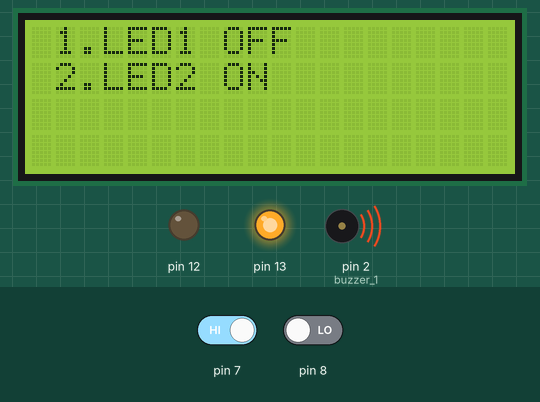
Recording of a sketch running on a simulated Arduino Uno, built with avr-gcc and run on an emulated ATmega328P. Parts: 20×4 character LCD, output pins drawn as LEDs (lit = HIGH), buzzer (waves = sounding, pin HIGH). Inputs (shaded band) come from the test bench; at power-on: pin 8 LOW, pin 7 HIGH.

Above: at 1.2 s.
1.3 s: pin 8 driven HIGH
At 2.4 s:
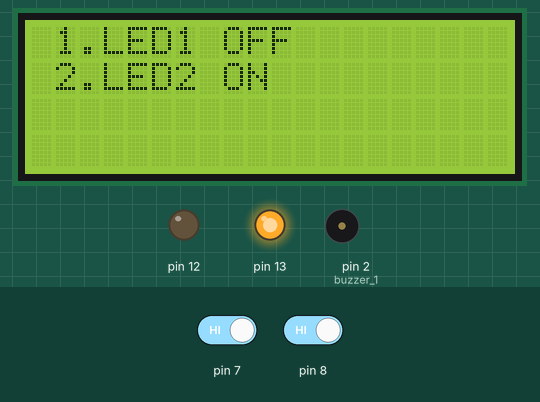
2.9 s: pin 7 driven LOW
At 4.1 s:
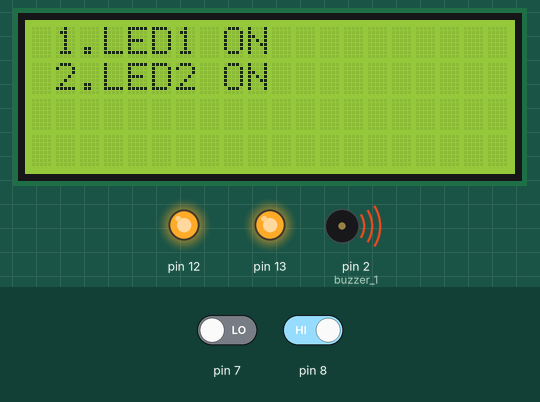
4.4 s: pin 7 driven HIGH
At 4.8 s:
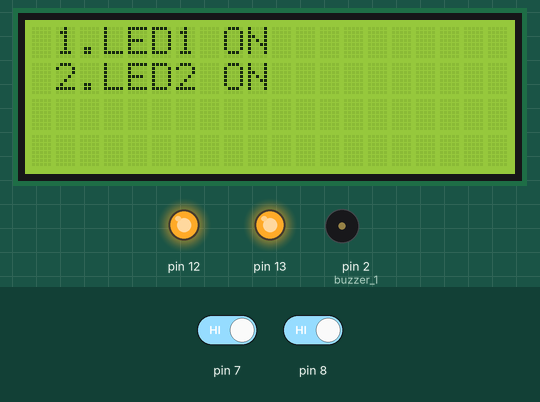
6.0 s: pin 8 driven LOW
At 6.7 s:
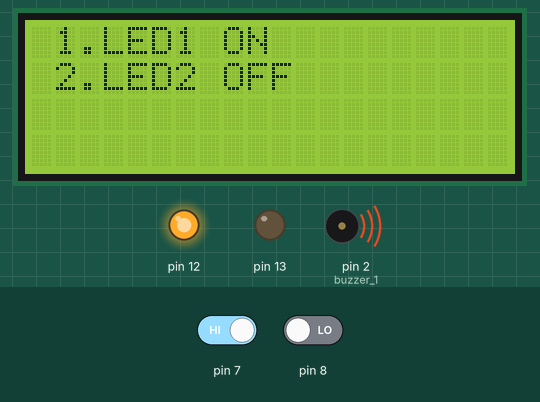
7.5 s: pin 8 driven HIGH
At 8.4 s:
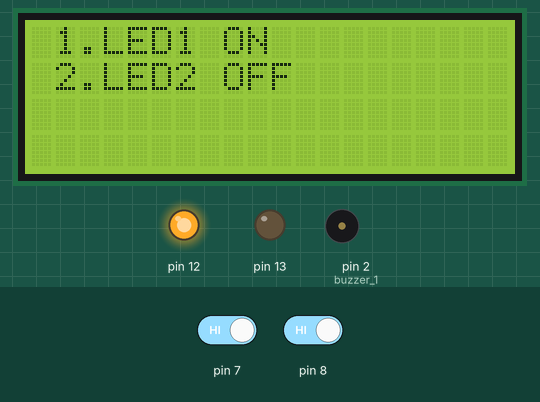
9.1 s: pin 7 driven LOW
At 10.3 s:
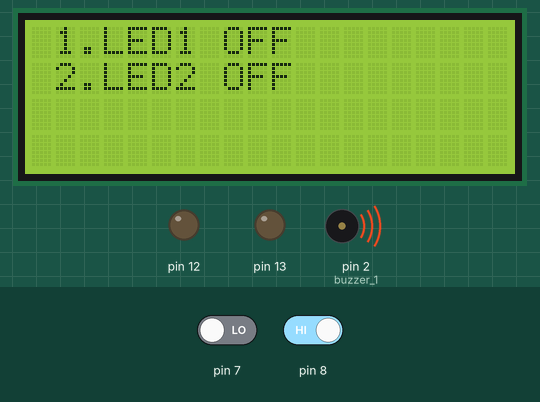
Timing chart, 0 to 11.6 s (numbered marks = the images above; inputs shaded):
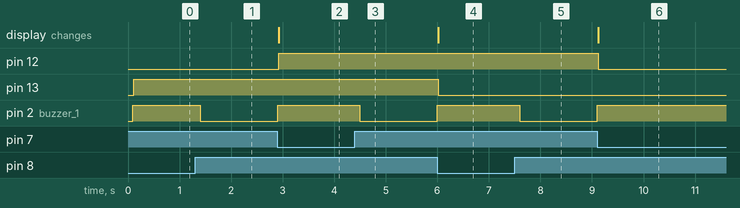

Measured:
- after the input at 1.3 s, pin 2 (buzzer_1): HIGH → LOW after 0.10 s
- after the input at 2.9 s, pin 12, pin 2 (buzzer_1): LOW → HIGH at once; the display: changes at once (image 2)
- after the input at 4.4 s, pin 2 (buzzer_1): HIGH → LOW after 0.10 s
- after the input at 6.0 s, pin 13: HIGH → LOW at once; pin 2 (buzzer_1): LOW → HIGH at once; the display: changes at once (image 4)
- after the input at 7.5 s, pin 2 (buzzer_1): HIGH → LOW after 0.10 s
- after the input at 9.1 s, pin 12: HIGH → LOW at once; pin 2 (buzzer_1): LOW → HIGH at once; the display: changes at once (image 6)

The sketch:

LiquidCrystal_I2C.ino
```cpp
#include <LiquidCrystal_I2C.h>

#define I2C_ADDR    0x27
#define LCD_COLUMNS 20
#define LCD_LINES   4
int buzzer_1 = 2;
bool led1State = false;
bool led2State = false;

LiquidCrystal_I2C lcd(I2C_ADDR, LCD_COLUMNS, LCD_LINES);

void setup() {
  Serial.begin(9600);
  lcd.init();
  lcd.backlight();
  pinMode(7, INPUT);
  pinMode(8, INPUT);
  pinMode(12, OUTPUT);
  pinMode(13, OUTPUT);
  pinMode(2, OUTPUT);

  Display();
}

void loop() {
  if (digitalRead(7) == LOW) {
    digitalWrite(buzzer_1, HIGH);
    led1State = !led1State;
    Display();
    DisplayLED();
    while (digitalRead(7) == LOW);
    delay(100);
  }
  digitalWrite(buzzer_1, LOW);

  if (digitalRead(8) == LOW) {
    digitalWrite(buzzer_1, HIGH);
    led2State = !led2State;
    Display();
    DisplayLED();
    while (digitalRead(8) == LOW);
    delay(100);
  }
  digitalWrite(buzzer_1, LOW);
}

void Display() {
  lcd.clear();
  lcd.setCursor(1, 0);
  if(led1State == false){
    lcd.print("1.LED1 OFF");
  }
  else{
    lcd.print("1.LED1 ON");
  }
  lcd.setCursor(1, 1);
  if(led2State == false){
    lcd.print("2.LED2 OFF");
  }
  else{
    lcd.print("2.LED2 ON");
  }
}

void DisplayLED() {
  if(led1State == false){
    digitalWrite(12, LOW);
  }
  else{
    digitalWrite(12, HIGH);
  }
  if(led2State == false){
    digitalWrite(13, LOW);
  }
  else{
    digitalWrite(13, HIGH);
  }
}
```
